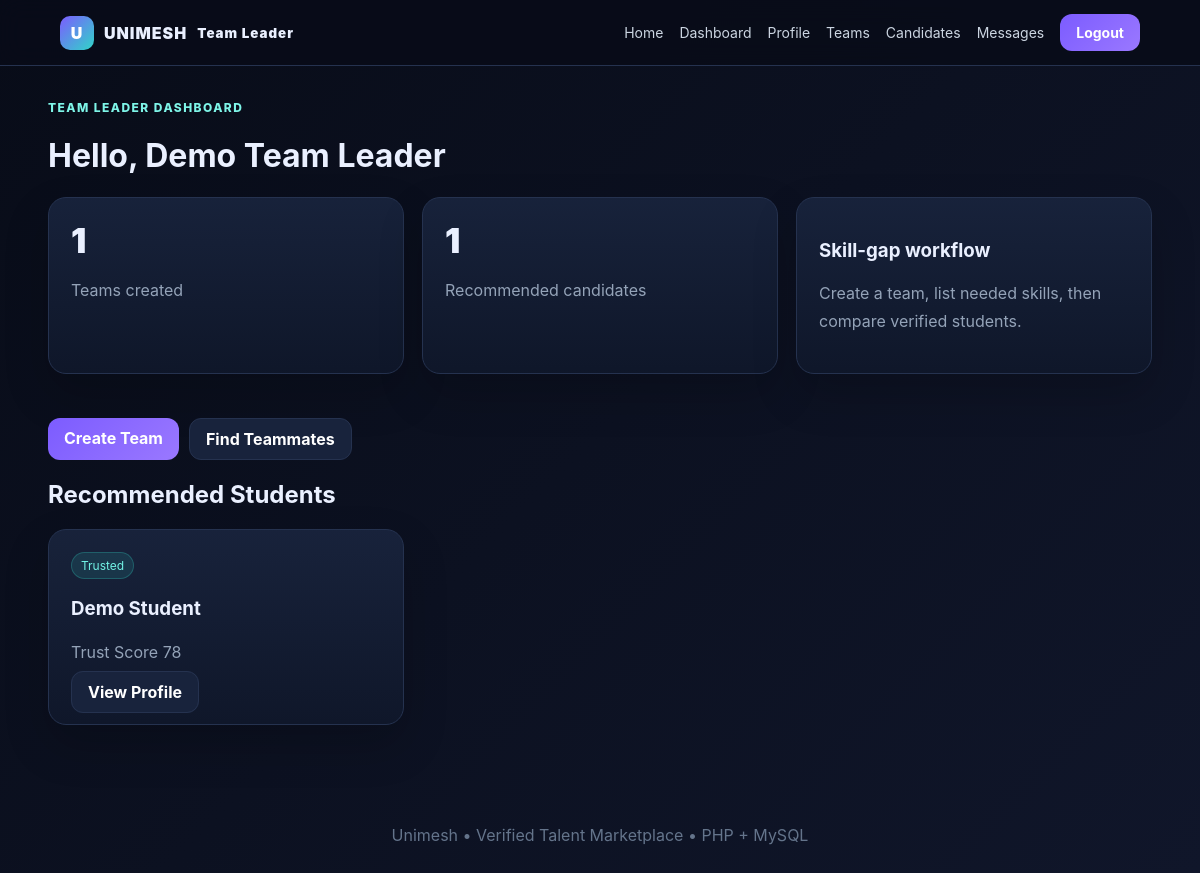
The app's page /team-leader/dashboard.php (signed in) with its own data.
### tables this page shows
CREATE TABLE users (
 id INT AUTO_INCREMENT PRIMARY KEY,
 name VARCHAR(120) NOT NULL,
 email VARCHAR(190) NOT NULL UNIQUE,
 password_hash VARCHAR(255) NOT NULL,
 role ENUM('student','recruiter','team_leader','admin') NOT NULL DEFAULT 'student',
 email_verified TINYINT(1) NOT NULL DEFAULT 0,
 verification_status ENUM('pending','verified','rejected','manual_review') NOT NULL DEFAULT 'pending',
 account_status ENUM('active','suspended') NOT NULL DEFAULT 'active',
 trust_score INT NOT NULL DEFAULT 0,
 profile_photo VARCHAR(255) NULL,
 bio TEXT NULL,
 college VARCHAR(190) NULL,
 branch VARCHAR(120) NULL,
 graduation_year INT NULL,
 location VARCHAR(190) NULL,
 resume_path VARCHAR(255) NULL,
 company_name VARCHAR(190) NULL,
 company_description TEXT NULL,
 company_document VARCHAR(255) NULL,
 google_id VARCHAR(190) NULL,
 created_at TIMESTAMP DEFAULT CURRENT_TIMESTAMP,
 updated_at TIMESTAMP DEFAULT CURRENT_TIMESTAMP ON UPDATE CURRENT_TIMESTAMP
);

### team-leader/includes/functions.php (called while the page is built, shortened)
<?php
function e($value){ return htmlspecialchars((string)$value, ENT_QUOTES, 'UTF-8'); }
function user(){ return $_SESSION['user'] ?? null; }
function trust_tier($score){ if($score>=85)return 'Elite'; if($score>=70)return 'Trusted'; if($score>=50)return 'Verified'; if($score>=30)return 'Growing'; return 'New'; }

### team-leader/dashboard.php (the view, shortened to what this page needs)
<?php
$pageTitle='Dashboard'; require 'config.php'; require 'includes/functions.php'; require_role('team_leader');
$uid=user()['id']; $role=user()['role'];
if($role==='student'){
 $skills=$pdo->prepare('SELECT us.*,s.name skill_name FROM user_skills us JOIN skills s ON s.id=us.skill_id WHERE us.user_id=? ORDER BY us.verified DESC, s.name');$skills->execute([$uid]);$skills=$skills->fetchAll();
 $projects=$pdo->prepare('SELECT * FROM projects WHERE user_id=? ORDER BY created_at DESC LIMIT 4');$projects->execute([$uid]);$projects=$projects->fetchAll();
 $jobs=$pdo->query("SELECT j.*,u.name recruiter_name FROM jobs j JOIN users u ON u.id=j.recruiter_id WHERE j.status='open' ORDER BY j.created_at DESC LIMIT 6")->fetchAll();
 $teams=$pdo->query("SELECT t.*,u.name leader_name FROM teams t JOIN users u ON u.id=t.leader_id ORDER BY t.created_at DESC LIMIT 6")->fetchAll();
}elseif($role==='team_leader'){
 $teams=$pdo->prepare('SELECT * FROM teams WHERE leader_id=? ORDER BY created_at DESC');$teams->execute([$uid]);$teams=$teams->fetchAll();
 $students=$pdo->query("SELECT id,name,email,trust_score FROM users WHERE role='student' ORDER BY trust_score DESC LIMIT 8")->fetchAll();
}
include 'includes/header.php'; ?>
<div class="kicker"><?=e(str_replace('_',' ',$role))?> dashboard</div><h1>Hello, <?=e(user()['name'])?></h1>
<?php if($role==='student'): ?>
<div class="grid"><div class="card"><span class="badge"><?=e(trust_tier((int)user()['trust_score']))?></span><div class="stat"><?=e(user()['trust_score'])?></div><p class="muted">Trust Score</p><div class="progress"><span style="width:<?=min(100,(int)user()['trust_score'])?>%"></span></div></div><div class="card"><div class="stat"><?=count($skills)?></div><p class="muted">Skills on profile</p><a class="btn secondary" href="skills.php">Manage Skills</a></div><div class="card"><div class="stat"><?=count($projects)?></div><p class="muted">Recent projects</p><a class="btn secondary" href="projects.php">Portfolio</a></div></div>
<h2 class="section-title">Recommended Jobs</h2><div class="grid"><?php foreach($jobs as $j):?><div class="card"><span class="badge"><?=e($j['location']?:'Flexible')?></span><h3><?=e($j['title'])?></h3><p class="muted"><?=e($j['company_name'])?> • <?=e($j['salary']?:'Salary not listed')?></p><p><?=e(mb_strimwidth($j['description'],0,130,'…'))?></p><a class="btn secondary" href="jobs.php">View Jobs</a></div><?php endforeach;?></div>
<h2 class="section-title">Hackathon Teams</h2><div class="grid"><?php foreach($teams as $t):?><div class="card"><span class="badge">Team</span><h3><?=e($t['name'])?></h3><p class="muted"><?=e($t['hackathon_name'])?> • Leader: <?=e($t['leader_name'])?></p><p><?=e(mb_strimwidth($t['description'],0,120,'…'))?></p></div><?php endforeach;?></div>
<?php elseif($role==='team_leader'): ?>
<div class="grid"><div class="card"><div class="stat"><?=count($teams)?></div><p class="muted">Teams created</p></div><div class="card"><div class="stat"><?=count($students)?></div><p class="muted">Recommended candidates</p></div><div class="card"><h3>Skill-gap workflow</h3><p class="muted">Create a team, list needed skills, then compare verified students.</p></div></div><div class="actions section-title"><a class="btn" href="teams.php?action=create">Create Team</a><a class="btn secondary" href="candidates.php">Find Teammates</a></div>
<h2>Recommended Students</h2><div class="grid"><?php foreach($students as $s):?><div class="card"><span class="badge"><?=e(trust_tier($s['trust_score']))?></span><h3><?=e($s['name'])?></h3><p class="muted">Trust Score <?=e($s['trust_score'])?></p><a class="btn secondary" href="candidates.php">View Profile</a></div><?php endforeach;?></div>
<?php elseif($role==='admin'): ?><div class="card"><h2>Administration</h2><p class="muted">Manage users, manual verification, jobs, teams and platform content.</p><a class="btn" href="admin.php">Open Admin Panel</a></div><?php endif;?>
<?php include 'includes/footer.php'; ?>

### team-leader/assets/style.css (style rules this page uses)
:root { --bg:#0b1020;--panel:#121a2e;--panel2:#18233c;--text:#eaf0ff;--muted:#94a3b8;--brand:#7c5cff;--accent:#30d5c8;--danger:#ff637d;--border:#25324f }
* { box-sizing:border-box }
body { margin:0;font-family:Inter,system-ui,Arial;background:linear-gradient(135deg,#080c18,#10162a);color:var(--text);min-height:100vh }
a { color:inherit;text-decoration:none }
.pill,.btn { background:linear-gradient(135deg,var(--brand),#9a78ff);padding:10px 16px;border-radius:12px;color:white!important;border:0;cursor:pointer;font-weight:700 }
.btn.secondary { background:var(--panel2);border:1px solid var(--border) }
.hero p,.muted { color:var(--muted);line-height:1.7 }
.hero-card,.card { background:linear-gradient(180deg,rgba(24,35,60,.95),rgba(15,23,42,.95));border:1px solid var(--border);border-radius:18px;padding:22px;box-shadow:0 20px 45px rgba(0,0,0,.18) }
.grid { display:grid;grid-template-columns:repeat(3,1fr);gap:18px }
.stat { font-size:34px;font-weight:900 }
.badge { display:inline-block;padding:5px 9px;border-radius:999px;background:rgba(48,213,200,.12);color:#72f2e5;border:1px solid rgba(48,213,200,.25);font-size:12px }
.section-title { margin-top:44px }
.actions { display:flex;gap:10px;flex-wrap:wrap }
.kicker { color:#7ef5e8;font-weight:800;text-transform:uppercase;letter-spacing:.12em;font-size:12px }

### records on screen
users: trust_score "Trusted", name "Demo Student", trust_score "78"

### other values on screen
str_replace('_',' ',$role) "TEAM LEADER"
user()['name'] "Demo Team Leader"
count($teams) "1"
count($students) "1"
